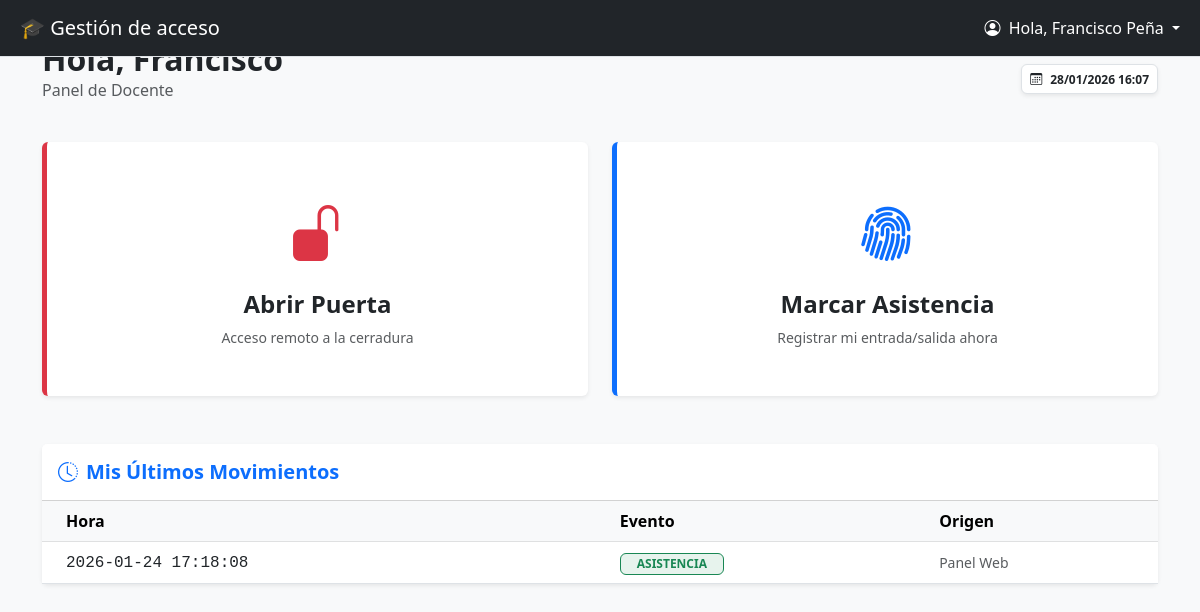
The page /docente (signed in) on the database as committed earlier.
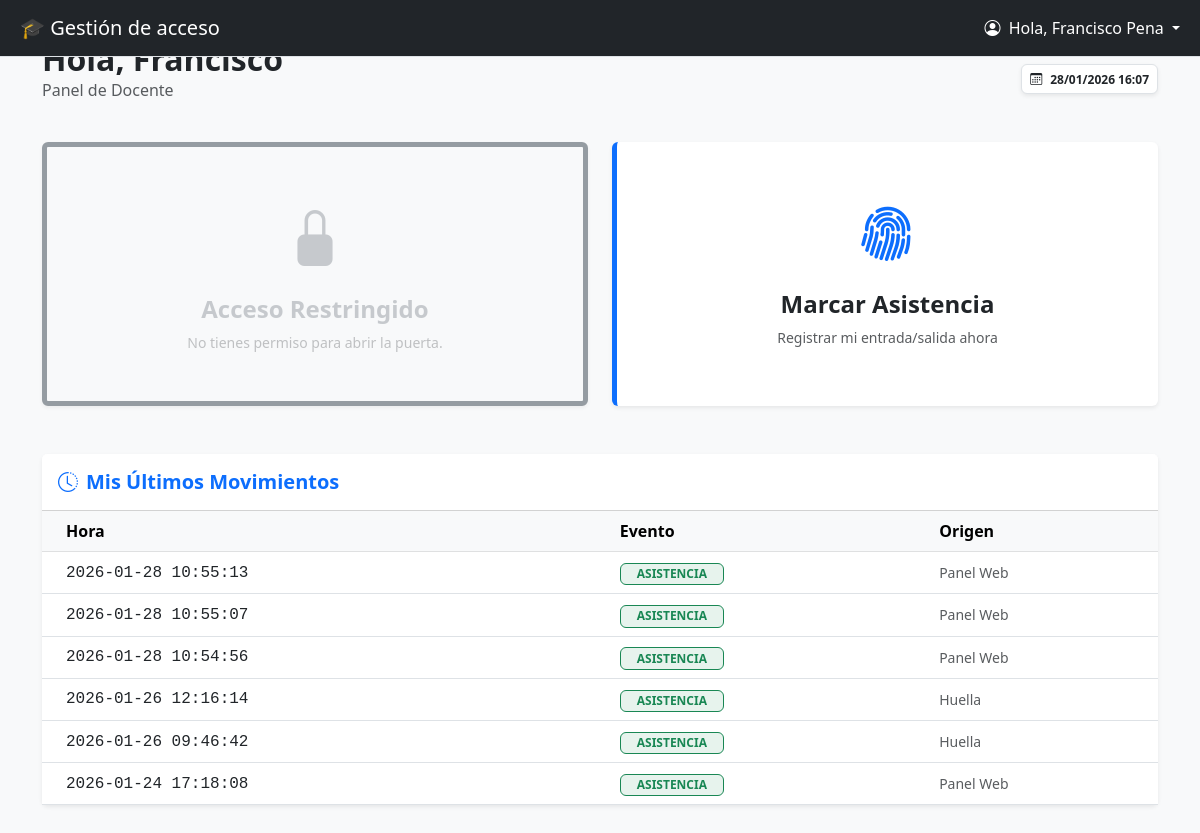
The same page on the database as committed later.
### tables this page shows
CREATE TABLE usuarios (
            id INTEGER PRIMARY KEY AUTOINCREMENT,
            biometric_id TEXT UNIQUE,  -- ID en el aparato (ej: "1")
            nombre TEXT NOT NULL,
            username TEXT UNIQUE NOT NULL, -- Para hacer login
            password TEXT NOT NULL,
            rol TEXT DEFAULT 'docente' -- 'admin' o 'docente'
        , acceso_puerta INTEGER DEFAULT 0);

CREATE TABLE logs (
            id INTEGER PRIMARY KEY AUTOINCREMENT,
            fecha DATETIME,
            usuario_id TEXT,
            tipo_evento TEXT,
            origen TEXT
        );

### app.py (the view)
@app.route('/docente')
@login_required
def docente_dashboard():
    conn = bio.get_db_connection()
    logs = [dict(row) for row in conn.execute("SELECT * FROM logs WHERE usuario_id = ? ORDER BY id DESC LIMIT 10", (current_user.bio_id,)).fetchall()]
    conn.close()
    return render_template('docente.html', logs=logs)

### app.py (called while the page is built)
@login_manager.user_loader
def load_user(user_id):
    conn = bio.get_db_connection()
    u = conn.execute("SELECT * FROM usuarios WHERE id = ?", (user_id,)).fetchone()
    conn.close()
    if u:
        acceso = u['acceso_puerta'] if 'acceso_puerta' in u.keys() else 0
        return User(id=u['id'], username=u['username'], rol=u['rol'],
                    nombre=u['nombre'], bio_id=u['biometric_id'], acceso_puerta=acceso)
    return None

### biometrico_driver.py (called while the page is built)
def get_db_connection():
    conn = sqlite3.connect(config.DB_NAME, check_same_thread=False)
    conn.row_factory = sqlite3.Row
    return conn

### templates/docente.html (shortened to what this page needs)
{% extends "base.html" %}
{% block content %}
<div class="container py-3">
    <div class="d-flex justify-content-between align-items-center mb-4">
        <div>
            <h2 class="fw-bold text-dark mb-0">Hola, {{ current_user.nombre.split(' ')[0] }}</h2>
            <p class="text-muted">Panel de Docente</p>
        </div>
        <div class="text-end d-none d-md-block">
            <span class="badge bg-white text-dark border shadow-sm p-2">
                <i class="bi bi-calendar3 me-2"></i>{{ "now"|datetimeformat }}
            </span>
        </div>
    </div>
    <div class="row g-4">
        <div class="col-md-6">
            {% if current_user.acceso_puerta == 1 %}
                <a href="{{ url_for('docente_abrir') }}" class="text-decoration-none" onclick="activarCarga(this)">
                    <div class="card shadow-sm h-100 action-card border-start border-5 border-danger">
                        <div class="card-body text-center p-5">
                            <div id="icon-container">
                                <i class="bi bi-unlock-fill text-danger icon-big mb-3 d-block"></i>
                            </div>
                            <h4 class="fw-bold text-dark">Abrir Puerta</h4>
                            <p class="text-muted small mb-0">Acceso remoto a la cerradura</p>
                        </div>
                    </div>
                </a>
            {% else %}
                <div class="card shadow-sm h-100 card-disabled border-start border-5 border-secondary">
                    <div class="card-body text-center p-5">
                        <i class="bi bi-lock-fill text-secondary icon-big mb-3 d-block"></i>
                        <h4 class="fw-bold text-secondary">Acceso Restringido</h4>
                        <p class="text-muted small mb-0">No tienes permiso para abrir la puerta.</p>
                    </div>
                </div>
            {% endif %}
        </div>
        <div class="col-md-6">
            <a href="{{ url_for('docente_marcar') }}" class="text-decoration-none">
                <div class="card shadow-sm h-100 action-card border-start border-5 border-primary">
                    <div class="card-body text-center p-5">
                        <i class="bi bi-fingerprint text-primary icon-big mb-3 d-block"></i>
                        <h4 class="fw-bold text-dark">Marcar Asistencia</h4>
                        <p class="text-muted small mb-0">Registrar mi entrada/salida ahora</p>
                    </div>
                </div>
            </a>
        </div>
    </div>
    <div class="card shadow-sm border-0 mt-5">
        <div class="card-header bg-white py-3">
            <h5 class="mb-0 fw-bold text-primary"><i class="bi bi-clock-history me-2"></i>Mis Últimos Movimientos</h5>
        </div>
        <div class="card-body p-0">
            <div class="table-responsive">
                <table class="table table-hover align-middle mb-0">
                    <thead class="table-light">
                        <tr>
                            <th class="ps-4">Hora</th>
                            <th>Evento</th>
                            <th>Origen</th>
                        </tr>
                    </thead>
                    <tbody>
                        {% for log in logs %}
                        <tr>
                            <td class="ps-4 font-monospace">{{ log.fecha }}</td>
                            <td>
                                {% if 'ASISTENCIA' in log.tipo_evento %}
                                    <span class="badge bg-success bg-opacity-10 text-success border border-success px-3">ASISTENCIA</span>
                                {% else %}
                                    <span class="badge bg-warning bg-opacity-10 text-dark border border-warning px-3">{{ log.tipo_evento }}</span>
                                {% endif %}
                            </td>
                            <td class="text-muted small">{{ log.origen }}</td>
                        </tr>
                        {% else %}
                        <tr>
                            <td colspan="3" class="text-center py-4 text-muted">No hay registros recientes</td>
                        </tr>
                        {% endfor %}
                    </tbody>
                </table>
            </div>
        </div>
    </div>
</div>
{% endblock %}

### templates/base.html (shortened to what this page needs)
<!DOCTYPE html>
<html lang="es">
<head>
    <link href="https://cdn.jsdelivr.net/npm/bootstrap@5.3.0/dist/css/bootstrap.min.css" rel="stylesheet">
    <link rel="stylesheet" href="https://cdn.jsdelivr.net/npm/bootstrap-icons@1.10.5/font/bootstrap-icons.css">
</head>
<body>
    <div class="d-flex" id="wrapper">
        <div id="page-content-wrapper" class="w-100">
            <nav class="navbar navbar-expand-lg navbar-dark bg-dark border-bottom fixed-top">
                <div class="container-fluid">
                    <a class="navbar-brand ms-2" href="#">🎓 Gestión de acceso</a>
                    <div class="collapse navbar-collapse">
                        <ul class="navbar-nav ms-auto">
                            {% if current_user.is_authenticated %}
                            <li class="nav-item dropdown">
                                <a class="nav-link dropdown-toggle text-white" href="#" role="button" data-bs-toggle="dropdown" aria-expanded="false">
                                    <i class="bi bi-person-circle me-1"></i> Hola, {{ current_user.nombre }}
                                </a>
                            </li>
                            {% endif %}
                        </ul>
                    </div>
                </div>
            </nav>
            <div class="main-content p-4">
                {% block content %}{% endblock %}
            </div>
        </div>
    </div>
</body>
</html>

### templates/base.html (style rules this page uses)
body { background-color: #f8f9fa; transition: margin-left .3s; }
.main-content { padding-top: 70px; margin-left: 250px; transition: margin-left .3s; }

### templates/docente.html (style rules this page uses)
.main-content { margin-left: 0 !important; }
.action-card { transition: all 0.3s ease; border: none; cursor: pointer; position: relative; overflow: hidden; }
.card-disabled { background-color: #f8f9fa; border-color: #dee2e6; cursor: not-allowed; opacity: 0.7; }
.card-disabled .card-body { opacity: 0.5; }
.icon-big { font-size: 3.5rem; transition: transform 0.3s; }

Rows that differ between the two databases and show on the page:
changed usuarios "Francisco": nombre "Francisco Peña" → "Francisco Pena"; acceso_puerta 1 → 0 (drawn)
added logs: fecha "2026-01-28 10:55:13", tipo_evento "ASISTENCIA", origen "Panel Web"
added logs: fecha "2026-01-28 10:55:07", tipo_evento "ASISTENCIA", origen "Panel Web"
added logs: fecha "2026-01-28 10:54:56", tipo_evento "ASISTENCIA", origen "Panel Web"
added logs: fecha "2026-01-26 12:16:14", tipo_evento "ASISTENCIA", origen "Huella"
added logs: fecha "2026-01-26 09:46:42", tipo_evento "ASISTENCIA", origen "Huella"
Other text that changed with them:
text no longer shown: "Abrir Puerta Acceso remoto a la cerradura"
text now shown: "Acceso Restringido No tienes permiso para abrir la puerta."
